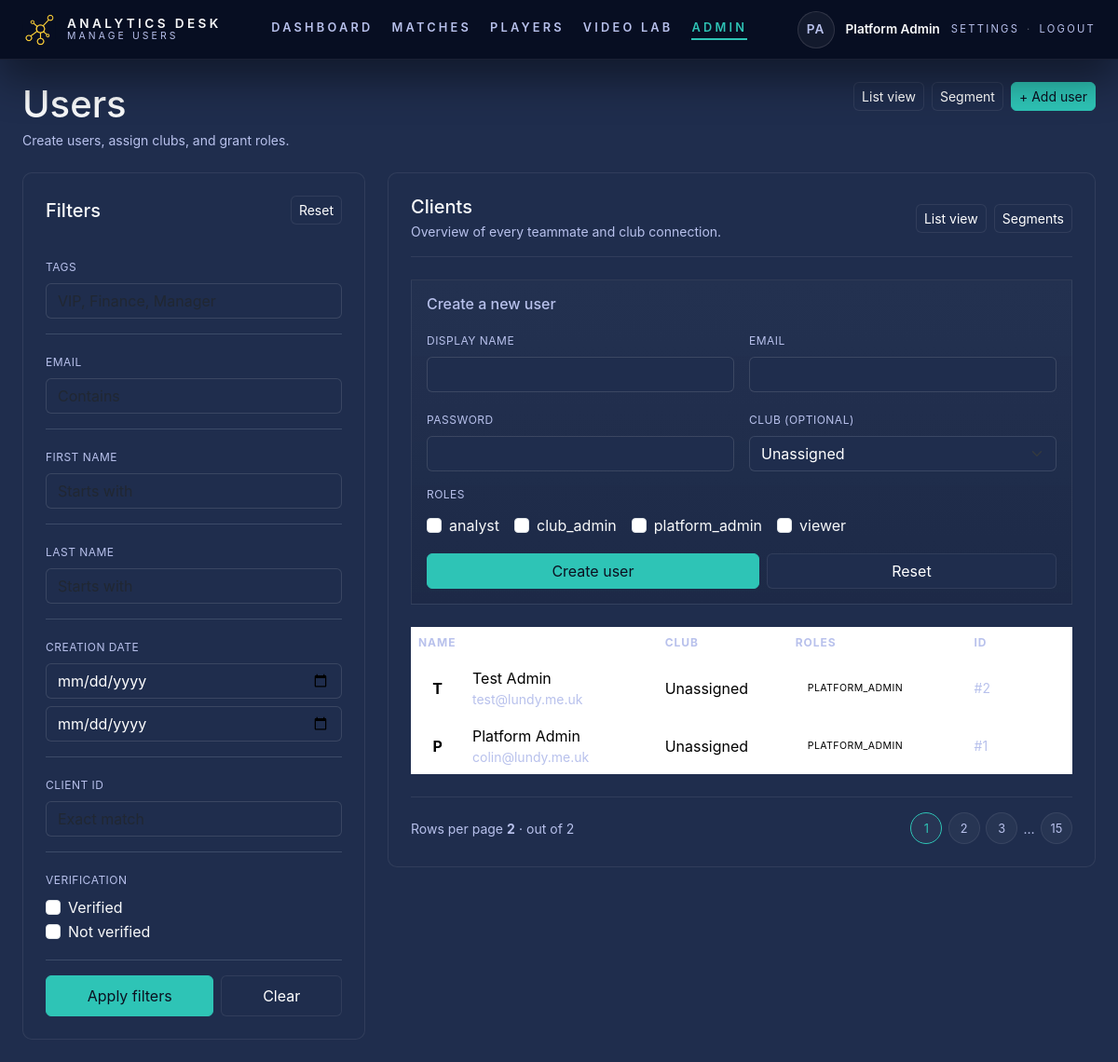
Page /admin/users (signed in) on the committed database.
### tables this page shows
CREATE TABLE `users` (
  `id` bigint(20) UNSIGNED NOT NULL,
  `club_id` bigint(20) UNSIGNED DEFAULT NULL,
  `email` varchar(160) NOT NULL,
  `password_hash` varchar(255) NOT NULL,
  `display_name` varchar(120) NOT NULL,
  `is_active` tinyint(1) NOT NULL DEFAULT 1,
  `created_at` datetime NOT NULL DEFAULT current_timestamp(),
  `updated_at` datetime DEFAULT NULL ON UPDATE current_timestamp()
);

CREATE TABLE `roles` (
  `id` bigint(20) UNSIGNED NOT NULL,
  `role_key` varchar(40) NOT NULL,
  `label` varchar(80) NOT NULL
);

### app/views/pages/admin/users.php (the view, shortened to what the rows shown need)
<?php
require_once dirname(__DIR__, 3) . '/lib/admin_user_repository.php';
$base = base_path();
$roles = get_roles();
$users = get_all_users();
$userCount = count($users);
$title = 'Manage Users';
?>
<div class="d-flex align-items-start justify-content-between mb-4 gap-3">
          <div>
                    <h1 class="mb-1">Users</h1>
          </div>
</div>
<div class="row g-4 align-items-start">
          <div class="col-lg-8">
                    <section class="panel p-4 d-flex flex-column gap-4 users-panel">
                              <div class="admin-card p-3">
                                        <form method="post" action="<?= htmlspecialchars($base) ?>/api/admin/users/create" class="row g-3">
                                                  <div class="col-12">
                                                            <?php if (empty($roles)): ?>
                                                                      <p class="text-muted-alt text-sm mb-0">No roles available.</p>
                                                            <?php else: ?>
                                                                      <div class="d-flex flex-wrap gap-3">
                                                                                <?php foreach ($roles as $role): ?>
                                                                                          <div class="form-check">
                                                                                                    <input class="form-check-input" type="checkbox" name="role_ids[]" value="<?= (int)$role['id'] ?>" id="role_<?= (int)$role['id'] ?>">
                                                                                                    <label class="form-check-label" for="role_<?= (int)$role['id'] ?>">
                                                                                                              <?= htmlspecialchars($role['role_key']) ?>
                                                                                                    </label>
                                                                                          </div>
                                                                                <?php endforeach; ?>
                                                                      </div>
                                                            <?php endif; ?>
                                                  </div>
                                        </form>
                              </div>
                              <div class="table-responsive manager-table">
                                        <table class="table table-borderless align-middle mb-0">
                                                  <thead>
                                                            <tr>
                                                                      <th>Name</th>
                                                                      <th>Club</th>
                                                                      <th>Roles</th>
                                                                      <th>ID</th>
                                                                      <th class="text-end"></th>
                                                            </tr>
                                                  </thead>
                                                  <tbody>
                                                            <?php if ($userCount === 0): ?>
                                                                      <tr>
                                                                                <td colspan="5" class="text-muted-alt">No users found.</td>
                                                                      </tr>
                                                            <?php else: ?>
                                                                      <?php foreach ($users as $user): ?>
                                                                                <?php
                                                                                $displayName = $user['display_name'] ?? 'User';
                                                                                $email = $user['email'] ?? '';
                                                                                $initialSource = $displayName !== '' ? $displayName : $email;
                                                                                $initialChar = '';
                                                                                if ($initialSource !== '') {
                                                                                          $initialChar = function_exists('mb_substr')
                                                                                                    ? mb_substr($initialSource, 0, 1)
                                                                                                    : substr($initialSource, 0, 1);
                                                                                }
                                                                                $initial = strtoupper($initialChar);
                                                                                ?>
                                                                                <tr>
                                                                                          <td>
                                                                                                    <div class="d-flex align-items-center gap-3">
                                                                                                              <span class="avatar-badge text-uppercase"><?= htmlspecialchars($initial) ?></span>
                                                                                                              <div>
                                                                                                                        <div><?= htmlspecialchars($displayName) ?></div>
                                                                                                                        <div class="text-muted-alt text-sm"><?= htmlspecialchars($email) ?></div>
                                                                                                              </div>
                                                                                                    </div>
                                                                                          </td>
                                                                                          <td><?= htmlspecialchars($user['club_name'] ?? 'Unassigned') ?></td>
                                                                                          <td>
                                                                                                    <?php if (empty($user['roles'])): ?>
                                                                                                              <span class="text-muted-alt text-sm">No roles yet</span>
                                                                                                    <?php else: ?>
                                                                                                              <div class="d-flex flex-wrap gap-2">
                                                                                                                        <?php foreach ($user['roles'] as $roleKey): ?>
                                                                                                                                  <span class="tag-pill"><?= htmlspecialchars($roleKey) ?></span>
                                                                                                                        <?php endforeach; ?>
                                                                                                              </div>
                                                                                                    <?php endif; ?>
                                                                                          </td>
                                                                                          <td class="text-muted-alt text-sm">#<?= (int)$user['id'] ?></td>
                                                                                          <td class="text-end">
                                                                                                    <button type="button" class="btn btn-icon btn-icon-secondary">
                                                                                                              <i class="fa-solid fa-chevron-right"></i>
                                                                                                    </button>
                                                                                          </td>
                                                                                </tr>
                                                                      <?php endforeach; ?>
                                                            <?php endif; ?>
                                                  </tbody>
                                        </table>
                              </div>
                              <div class="manager-footer d-flex flex-wrap align-items-center justify-content-between text-muted-alt text-sm gap-3">
                                        <span>Rows per page <strong><?= $userCount ?></strong> &sdot; out of <?= $userCount ?></span>
                                        <div class="pagination-chips">
                                                  <button type="button" class="pagination-chip active">1</button>
                                                  <button type="button" class="pagination-chip">2</button>
                                                  <button type="button" class="pagination-chip">3</button>
                                                  <span class="text-muted-alt">…</span>
                                                  <button type="button" class="pagination-chip">15</button>
                                        </div>
                              </div>
                    </section>
          </div>
</div>
<?php
require __DIR__ . '/../../layout.php';

### app/views/partials/nav.php (shortened to what the rows shown need)
<?php
$base = base_path();
$config = require __DIR__ . '/../../../config/config.php';
$appName = $config['app']['name'] ?? 'Analytics Desk';
$user = current_user() ?? [];
$roles = $_SESSION['roles'] ?? [];
$isPlatformAdmin = in_array('platform_admin', $roles, true);
$isClubAdmin = in_array('club_admin', $roles, true);
$canViewPlayers = $isPlatformAdmin || $isClubAdmin;
$canAccessVideoLab = in_array('analyst', $roles, true) || $isClubAdmin || $isPlatformAdmin;
$currentPath = parse_url($_SERVER['REQUEST_URI'] ?? '/', PHP_URL_PATH) ?? '/';
$navBase = $base ?: '';
$dashboardHref = $navBase . '/';
$matchesHref = $navBase . '/matches';
$playersHref = $navBase . '/admin/players';
$videoLabHref = $navBase . '/video-lab';
$adminHref = $navBase . '/admin';
$settingsHref = $navBase . '/settings';
$logoutHref = $navBase . '/logout';
$dashboardActive = $currentPath === $dashboardHref || $currentPath === rtrim($navBase, '/');
$matchesActive = str_starts_with($currentPath, $matchesHref);
$playersActive = str_starts_with($currentPath, $playersHref);
$videoLabActive = str_starts_with($currentPath, $videoLabHref);
$adminActive = str_starts_with($currentPath, $adminHref) && !$playersActive;
$displayName = trim($user['display_name'] ?? 'User');
$nameParts = preg_split('/\s+/', $displayName, -1, PREG_SPLIT_NO_EMPTY);
$initials = '';
foreach ($nameParts as $part) {
          $initials .= strtoupper(function_exists('mb_substr') ? mb_substr($part, 0, 1) : substr($part, 0, 1));
          if (strlen($initials) >= 2) {
                    break;
          }
}
$initials = $initials ?: 'U';
$navLinks = [
          [
                    'label' => 'Dashboard',
                    'href' => $dashboardHref,
                    'active' => $dashboardActive,
          ],
          [
                    'label' => 'Matches',
                    'href' => $matchesHref,
                    'active' => $matchesActive,
          ],
];
if ($canViewPlayers) {
          $navLinks[] = [
                    'label' => 'Players',
                    'href' => $playersHref,
                    'active' => $playersActive,
          ];
}
if ($canAccessVideoLab) {
          $navLinks[] = [
                    'label' => 'Video Lab',
                    'href' => $videoLabHref,
                    'active' => $videoLabActive,
          ];
}
if ($isPlatformAdmin) {
          $navLinks[] = [
                    'label' => 'Admin',
                    'href' => $adminHref,
                    'active' => $adminActive,
          ];
}
?>
<nav class="top-nav" aria-label="Primary navigation">
          <div class="top-nav__inner">
                    <div class="top-nav__brand">
                              <img src="<?= htmlspecialchars($base) ?>/assets/img/logo.png" alt="<?= htmlspecialchars($appName) ?> logo" class="top-nav__logo" width="36" height="36">
                              <div class="top-nav__brand-text">
                                        <span class="top-nav__brand-name"><?= htmlspecialchars($appName) ?></span>
                                        <?php if (!empty($title)): ?>
                                                  <span class="top-nav__section"><?= htmlspecialchars($title) ?></span>
                                        <?php endif; ?>
                              </div>
                    </div>
                    <div class="top-nav__links-wrapper">
                              <div class="top-nav__links">
                                        <?php foreach ($navLinks as $item): ?>
                                                  <a href="<?= htmlspecialchars($item['href']) ?>" class="top-nav__link <?= $item['active'] ? 'is-active' : '' ?>">
                                                            <?= htmlspecialchars($item['label']) ?>
                                                  </a>
                                        <?php endforeach; ?>
                              </div>
                    </div>
                    <div class="top-nav__user">
                              <span class="top-nav__avatar"><?= htmlspecialchars($initials) ?></span>
                              <div class="top-nav__user-meta">
                                        <span class="top-nav__user-name"><?= htmlspecialchars($displayName) ?></span>
                              </div>
                              <div class="top-nav__user-actions">
                                        <a href="<?= htmlspecialchars($settingsHref) ?>" class="top-nav__user-link">Settings</a>
                                        <span aria-hidden="true" class="top-nav__user-separator">·</span>
                                        <a href="<?= htmlspecialchars($logoutHref) ?>" class="top-nav__user-link">Logout</a>
                              </div>
                    </div>
          </div>
</nav>

### rows in the picture
users: display_name "Platform Admin", display_name "P", email "colin@lundy.me.uk", club_name "Unassigned", roleKey "PLATFORM_ADMIN", id "1"
roles: role_key "analyst"
roles: role_key "club_admin"
roles: role_key "platform_admin"
roles: role_key "viewer"
users: display_name "T", display_name "Test Admin", email "test@lundy.me.uk", club_name "Unassigned", roleKey "PLATFORM_ADMIN", id "2"

### other values in the picture
$appName "ANALYTICS DESK"
$title "MANAGE USERS"
$item['label'] "DASHBOARD"
$item['label'] "MATCHES"
$item['label'] "PLAYERS"
$item['label'] "VIDEO LAB"
$item['label'] "ADMIN"
$initials "PA"
